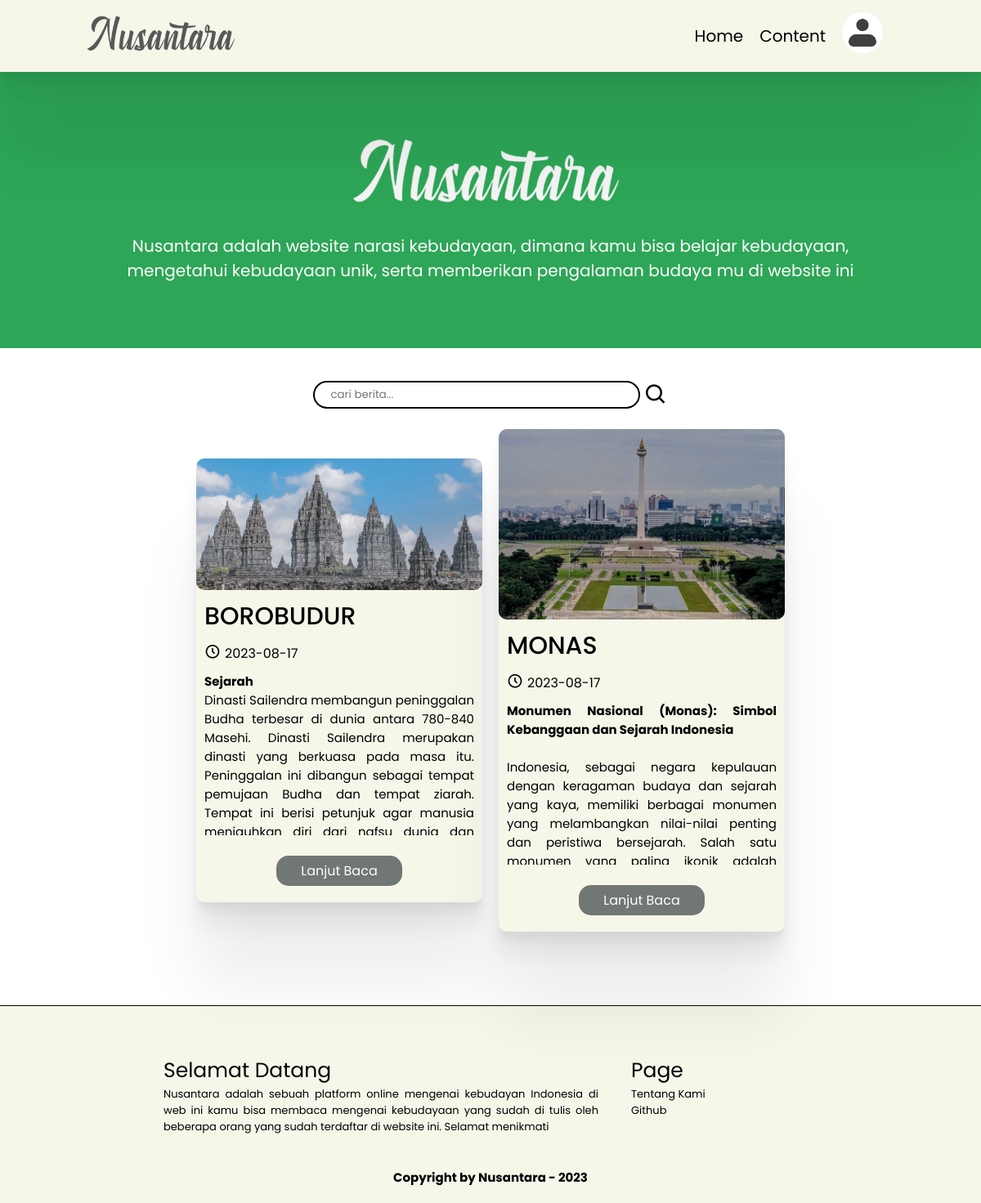
The page /public/index.php on the database its author committed.
### tables this page shows
CREATE TABLE `tb_news` (
  `news_id` varchar(100) NOT NULL,
  `user_id` varchar(100) NOT NULL,
  `news_title` varchar(100) NOT NULL,
  `news_img` varchar(100) NOT NULL,
  `news_content` mediumtext NOT NULL,
  `news_created` date NOT NULL,
  `news_status` int(11) NOT NULL
);

### app/core/Controller.php (called while the page is built, shortened)
<?php
class Controller{
    public function view($view, $data = [])
    {
        require_once '../app/views/' . $view . '.php';
    }
    public function model($data)
    {
        return new $data;
    }
}

### app/controllers/Home.php (called while the page is built, shortened)
<?php
class Home extends Controller{
    public function index()
    {
        $data = $this->model('Home_model')->getAllNews();
        $this->view('template/header');
        $this->view('home/index', $data);
        $this->view('template/footer');
    }
}

### app/core/App.php (called while the page is built, shortened)
<?php
class App{
    protected $method = 'index';
    protected $params = [];
    public function __construct()
    {
        $this->controller = new $this->controller;
        call_user_func_array([$this->controller, $this->method], $this->params);
    }
}

### public/index.php (called while the page is built, shortened)
<?php
$app = new App;

### app/core/Database.php (called while the page is built, shortened)
<?php
class Database{
    private $host = DB_HOST;
    private $user = DB_USER;
    private $pass = DB_PASS;
    private $name = DB_NAME;
    private $dbh;
    private $stmt;
    public function __construct()
    {
        $dsn = 'mysql:host=' . $this->host . ';dbname=' . $this->name;
        $option = [
            PDO::ATTR_PERSISTENT => true,
            PDO::ATTR_ERRMODE => PDO::ERRMODE_EXCEPTION
        ];
        try{
            $this->dbh = new PDO($dsn, $this->user, $this->pass, $option);
        }catch(PDOException $e) {
            die($e->getMessage());
        }
    }
    public function runQuery($query)
    {
        $this->stmt = $this->dbh->prepare($query);
    }
    public function executeQuery()
    {
        $this->stmt->execute();
    }
    public function resultAll()
    {
        $this->executeQuery();
        return $this->stmt->fetchAll(PDO::FETCH_ASSOC);
    }
}

### app/models/Home_model.php (called while the page is built, shortened)
<?php
class Home_model{
    private $tableNews = 'tb_news';
    private $db;
    public function __construct()
    {
        $this->db = new Database;
    }
    public function getAllNews()
    {
        $this->db->runQuery('SELECT * FROM ' . $this->tableNews);
        return $this->db->resultAll();
    }
}

### app/views/home/index.php (the view)
<section class="hero">
    <div class="hero-logo">
        <img src="<?=BASE_URL; ?>/img/hero-logo.png">
    </div>
    <p>Nusantara adalah website narasi kebudayaan, dimana kamu bisa belajar kebudayaan, mengetahui kebudayaan unik,
        serta memberikan pengalaman budaya mu di website ini</p>
</section>
<section class="berita">
    <div class="cari">
        <input type="text" placeholder="cari berita..." .box-cari>
        <i class='bx bx-search'></i>
    </div>
    <div class="content-berita">
        <?php foreach($data as $val): ?>
            <div class="card-berita">
                <img src="<?=BASE_IMG_URL . base64_decode($val['news_img']) ?>">
                <div class="text-berita">
                    <h2 class="judul"><?=base64_decode($val['news_title']) ?></h2>
                    <div class="keterangan">
                        <div class="waktu">
                            <i class='bx bx-time-five'></i>
                            <p><?=$val['news_created']?></p>
                        </div>
                    </div>
                    <div class="content">
                        <?=base64_decode($val['news_content']) ?>
                    </div>
                </div>
                <a href="<?=BASE_URL ?>/home/news/<?=base64_encode($val['news_id']) ?>" class="btn-berita">Lanjut Baca</a>
            </div>
        <?php endforeach; ?>
    </div>
</section>

### app/views/template/header.php (shortened to what this page needs)
<!DOCTYPE html>
<html lang="en">
<head>
    <link href='https://unpkg.com/boxicons@2.1.4/css/boxicons.min.css' rel='stylesheet'>
    <link rel="stylesheet" href="<?=BASE_URL; ?>/css/main.css">
    <link rel="stylesheet" href="<?=BASE_URL; ?>/css/homepage.css">
    <link rel="stylesheet" href="<?=BASE_URL; ?>/css/bikin-berita.css">
    <link rel="stylesheet" href="<?=BASE_URL; ?>/css/berita.css">
</head>
<body>
    <header>
        <div class="logo">
            <a href="<?=BASE_URL; ?>/home/">
                <img src="<?=BASE_URL; ?>/img/logo.png">
            </a>
        </div>
        <div class="nav">
            <a href="<?=BASE_URL; ?>/home/">Home</a>
            <a href="
            <?php
                if (isset($_COOKIE['data']) && !empty($_COOKIE['data'])) {
                    echo BASE_URL; ?>/content/<?php
                }else{
                    echo BASE_URL; ?>/login/<?php
                }
                ?>
            ">Content</a>
            <a href="
                <?php
                if (isset($_COOKIE['data']) && !empty($_COOKIE['data'])) {
                    echo BASE_URL; ?>/user/<?php echo base64_decode($_COOKIE['data']) . '/';
                }else{
                    echo BASE_URL; ?>/login/<?php
                }
                ?>
            ">
                <img src="<?=BASE_URL; ?>/img/profile.png" class="profile">
            </a>
        </div>
    </header>

### app/views/template/footer.php
    <footer>
        <div class="footer-content">
            <div class="kiri">
                <h3 class="footer-heading">
                    Selamat Datang
                </h3>
                <p>Nusantara adalah sebuah platform online mengenai kebudayan Indonesia di web ini kamu bisa membaca
                    mengenai kebudayaan yang sudah di tulis oleh beberapa orang yang sudah terdaftar di website ini.
                    Selamat menikmati </p>
            </div>
            <div class="kanan">
                <h3 class="footer-heading">Page</h3>
                <div class="footer-link">
                    <a href="#">Tentang Kami</a>
                    <a href="#">Github</a>
                </div>
            </div>
        </div>
        <h3>Copyright by Nusantara - 2023</h3>
    </footer>
</body>
</html>

### public/css/main.css (style rules this page uses)
* { margin: 0; padding: 0; box-sizing: border-box; text-decoration: none; border: none; outline: none; scroll-behavior: smooth; font-family: 'Poppins', sans-serif; }
body { font-family: sans-serif; }
header { position: sticky; top: 0; left: 0; padding: 15px 100px; display: flex; justify-content: space-between; align-items: center; background-color: #F6F6E9; box-shadow: 0px 4.5px 3.6px 0px rgba(0, 0, 0, 0.02), 0px 12.5px 10px 0px rgba(0, 0, 0, 0.04), 0px 30.1px 24.1px 0px rgba(0, 0, 0, 0.05), 0px 100px 80px 0px rgba(0, 0, 0, 0.07); }
header .logo img { width: 200px; }
.nav { display: flex; justify-content: center; align-items: center; }
.nav a { margin-right: 20px; color: #000; font-size: 20px; font-weight: 400; }
.nav img { width: 50px; height: 50px; cursor: pointer; }
footer { display: flex; flex-direction: column; justify-content: center; align-items: center; gap: 40px; padding: 60px 200px 20px; border-top: 1px solid #000; background-color: #F6F6E9; }
.footer-content { display: flex; justify-content: space-between; align-items: flex-start; gap: 40px; }
.footer-content .footer-heading { color: #000; text-align: justify; font-size: 25px; font-weight: 400; }
.footer-content .kiri { width: 70%; }
.footer-content .kanan { width: 30%; }
.footer-content .kiri p { color: #000; text-align: justify; font-size: 13px; font-weight: 400; }
.kanan .footer-link a { color: #000; text-align: justify; font-size: 13px; font-weight: 400; }
.kanan .footer-link { display: flex; flex-direction: column; }
footer h3 { font-size: 15px; }

### public/css/homepage.css (style rules this page uses)
.hero { display: flex; flex-direction: column; justify-content: center; align-items: center; gap: 30px; padding: 80px 150px; background-color: #2DA657; }
.hero img { width: 30vw; }
.hero p { text-align: center; color: #FFF; font-size: 20px; font-weight: 400; }
.berita { padding: 30px 100px; display: flex; flex-direction: column; gap: 30px; margin-bottom: 50px; }
.cari { padding: 0 25px; display: flex; align-items: center; gap: 5px; }
.cari input { padding: 5px 20px; border: 2px solid #000; border-radius: 20px; width: 400px; }
.cari i { font-size: 30px; cursor: pointer; }
.content-berita { padding: 0 25px; display: flex; flex-wrap: wrap; justify-content: center; align-items: center; gap: 20px; }
.card-berita { width: 350px; border-radius: 10px; background: #F6F6E9; box-shadow: 0px 4.5px 3.6px 0px rgba(0, 0, 0, 0.02), 0px 12.5px 10px 0px rgba(0, 0, 0, 0.04), 0px 30.1px 24.1px 0px rgba(0, 0, 0, 0.05), 0px 100px 80px 0px rgba(0, 0, 0, 0.07); padding-bottom: 20px; display: flex; flex-direction: column; justify-content: center; align-items: center; }
.card-berita img { border-radius: 10px; width: 100%; margin-bottom: 10px; }
.card-berita .text-berita { display: flex; flex-direction: column; gap: 10px; padding: 0 10px; margin-bottom: 25px; }
.card-berita .text-berita h2 { color: #000; font-size: 30px; font-weight: 500; }
.card-berita .text-berita .keterangan { display: flex; gap: 5px; }
.keterangan .waktu { display: flex; gap: 5px; }
.keterangan .waktu i { font-size: 20px; }
.card-berita .text-berita .content { color: #000; text-align: justify; font-size: 15px; font-weight: 400; height: 200px; overflow: hidden; text-overflow: clip; }
.card-berita .btn-berita { padding: 6px 30px; background-color: #717775; text-align: center; color: #fff; border-radius: 15px; }

### public/css/berita.css (style rules this page uses)
.berita { padding: 40px 100px; display: flex; flex-direction: column; justify-content: center; align-items: center; gap: 25px; }

### rows shown on the page
tb_news: shows a picture, news_title "BOROBUDUR", news_created "2023-08-17", news_content "Sejarah Dinasti Sailendra membangun peninggalan Budha terbesar di dunia antara 780-840 Masehi. Dinasti Sailendra merupakan dinasti yang berkuasa pada masa itu. Peninggalan ini dibangun sebagai tempat pemujaan Budha dan tempat ziarah. Tempat ini berisi petunjuk agar manusia…"
tb_news: shows a picture, news_title "MONAS", news_created "2023-08-17", news_content "Monumen Nasional (Monas): Simbol Kebanggaan dan Sejarah Indonesia Indonesia, sebagai negara kepulauan dengan keragaman budaya dan sejarah yang kaya, memiliki berbagai monumen yang melambangkan nilai-nilai penting dan peristiwa bersejarah. Salah satu…"
